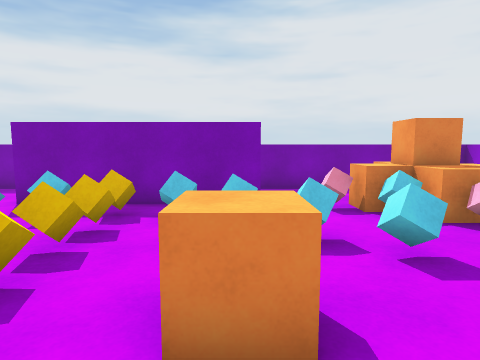
[1] (above)

24 first-person views from a walk through a 3-D level made in the Unity game engine. The camera is 1.4 m above the floor, tilts 6° down and sees 75° across. The floor is counted in squares, 1 m on a side. Each view is taken from the middle of a square. On the plan, view 1 faces up. The plan holds only what a view shows up to about 14 squares ahead; the rest is blank. The player is left out.

[2]
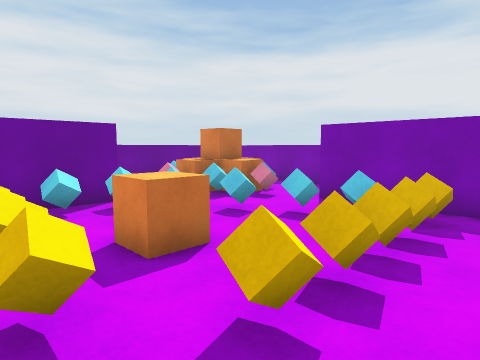

[3]
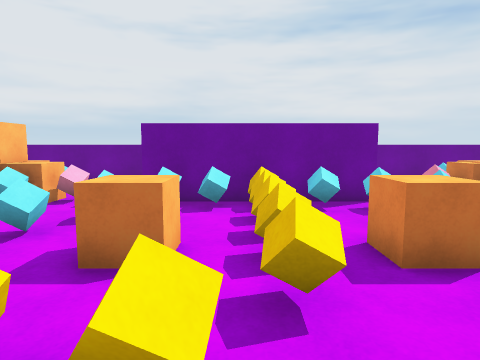

[4]
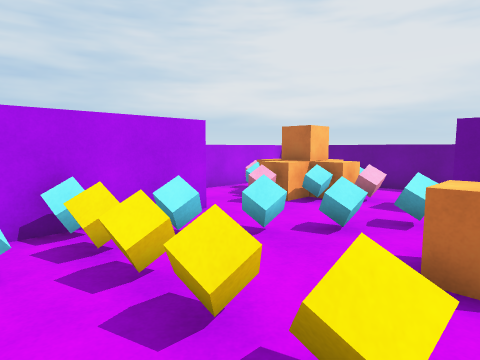

[5]
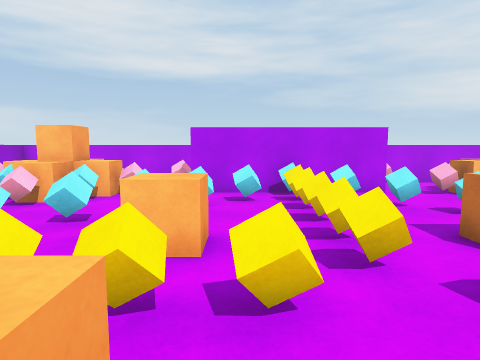

[6]
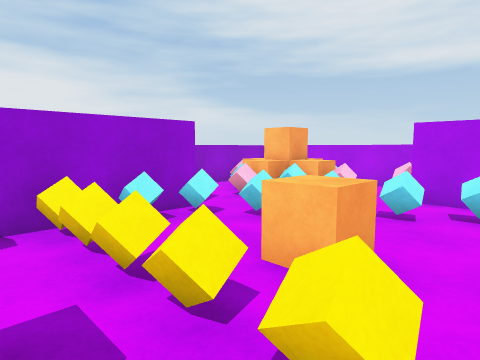

[7]
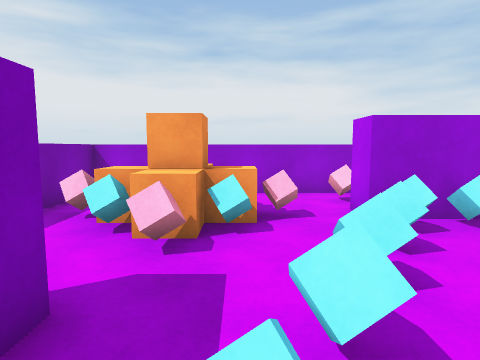

[8]
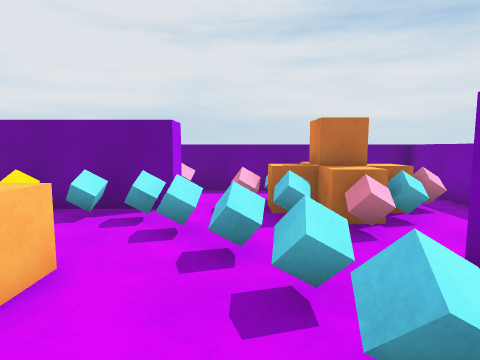

[9]
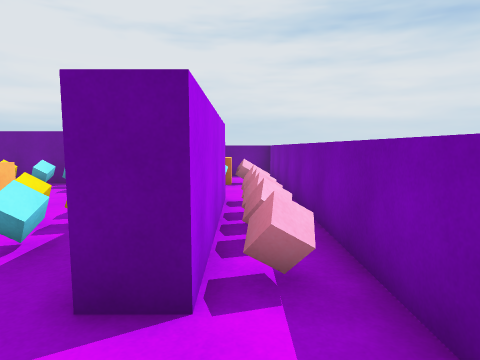

[10]
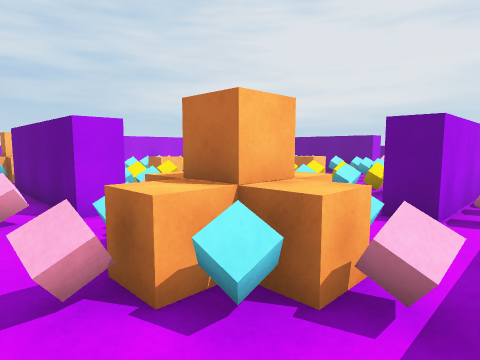

[11]
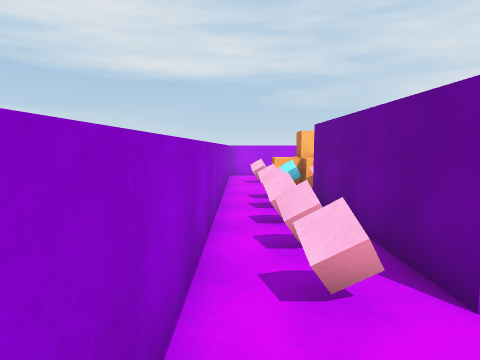

[12]
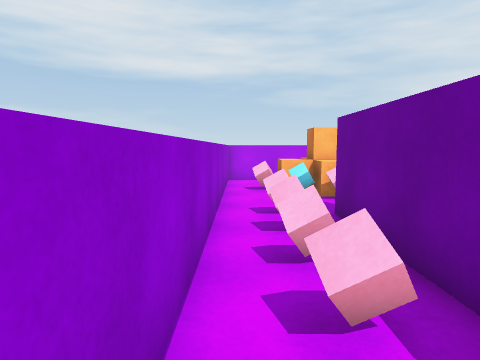

[13]
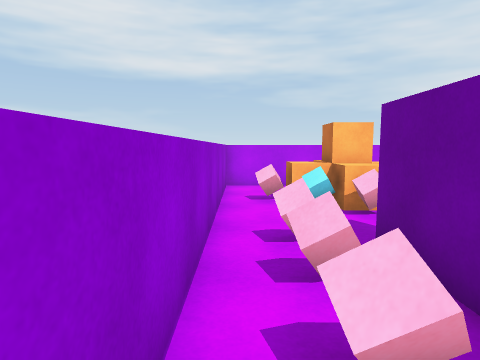

[14]
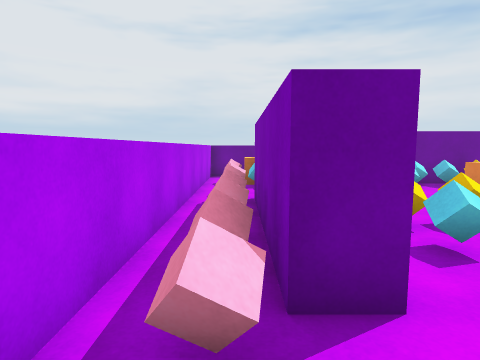

[15]
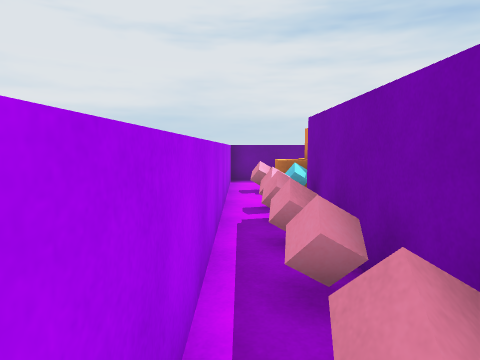

[16]
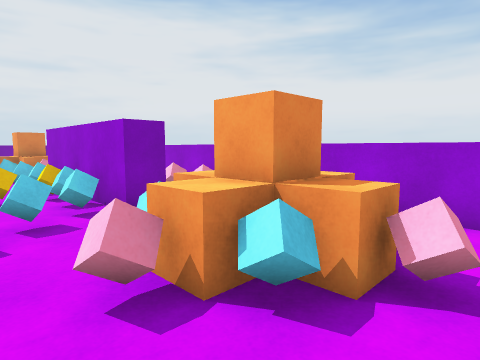

[17]
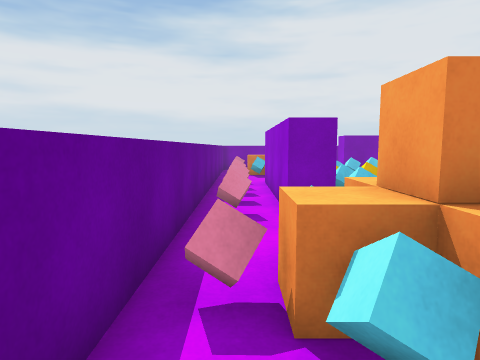

[18]
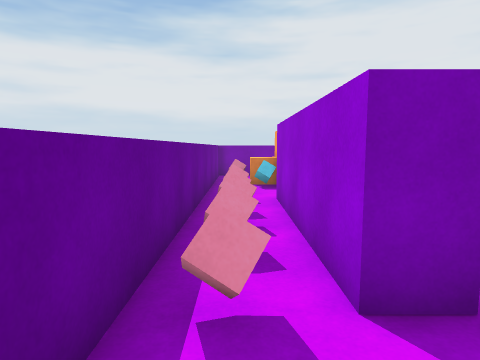

[19]
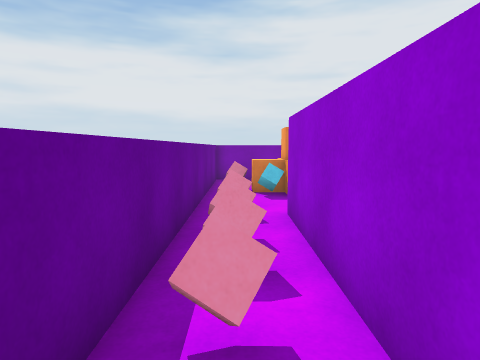

[20]
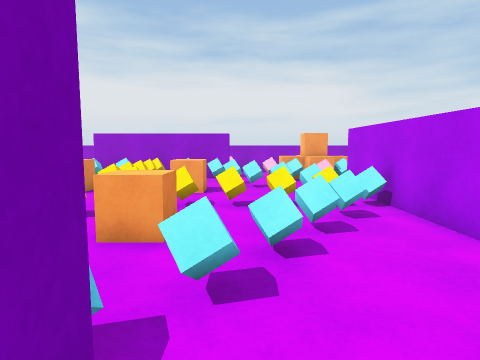

[21]
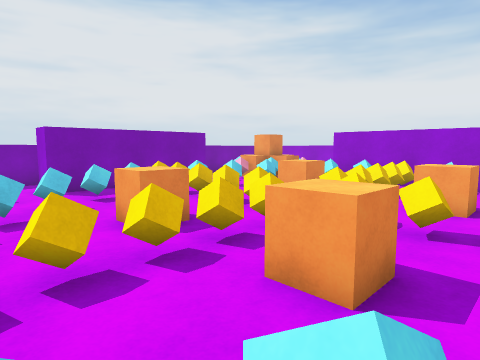

[22]
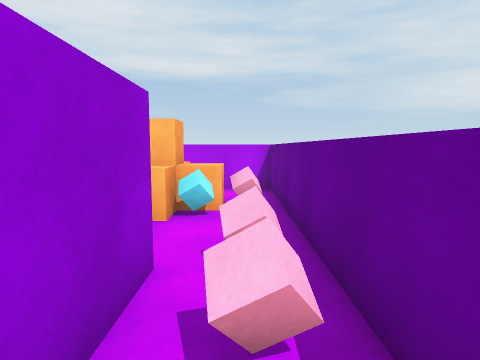

[23]
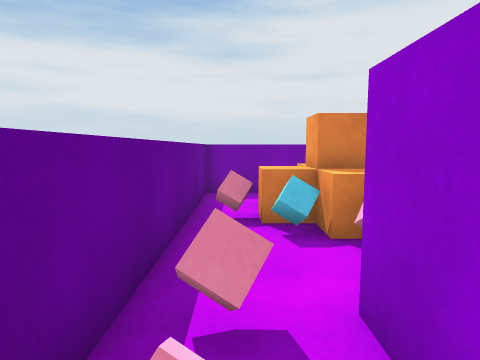

[24]
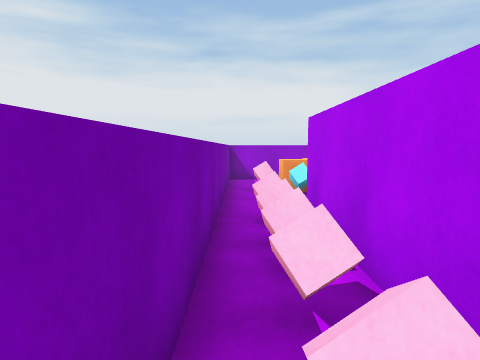

### Floor plan
Key: @ floor where view 1 was taken; # wall or solid block; . floor; ^ raised ledge; C cube; R orange cube; O other object.
Columns run from 12 left of view 1 to 8 right of it. Each row starts with its distance up from view 1.
 11 ^^^^^^^^^^^^^^^^^^^^^
 10 #...................#
  9 #..C...CC.CCC...C...#
  8 #. OC..######..CCC..#
  7 #COOOC........COOOC.#
  6 #.COC..CCC.C...COC..#
  5 #..C..C..C..CC..C...#
  4 #....C...C....C.....#
  3 #C##C..R.C..R..C##C.#
  2 #C##C..R.C..R..C##C.#
  1 #.##CCCCC..CCCCC##..#
  0 #C##.....C..@...##C.#
 -1 #C##C..R....R..C##C.#
 -2 #C##C..R.C..R..C##C.#
 -3 #....CC..C...CC.....#
 -4 #......C.C..C.......#
 -5 #..C....CC.C....CC..#
 -6 #CCOCC....C...CCOCC.#
 -7 #.COC..######..CO ..#
 -8 #..C..CC.CC.CC..C...#
 -9 #...................#
-10 #####################

Where each view was taken, in squares from view 1:
view 1: 0 up, 0 right, facing up
view 2: 0 up, 1 left, facing up-left
view 3: 0 up, 1 left, facing left
view 4: 1 down, 1 left, facing down-left
view 5: 3 up, 1 left, facing down
view 6: 2 up, 2 left, facing down-right
view 7: 6 up, 2 left, facing right
view 8: 5 up, 2 left, facing left
view 9: 9 up, 3 right, facing left
view 10: 10 up, 7 right, facing down-left
view 11: 6 up, 7 right, facing down
view 12: 4 up, 7 right, facing down
view 13: 2 up, 7 right, facing down
view 14: 8 down, 3 right, facing left
view 15: 9 down, 1 right, facing left
view 16: 9 down, 1 right, facing up-right
view 17: 9 down, 11 left, facing up
view 18: 5 down, 11 left, facing up
view 19: 3 down, 11 left, facing up
view 20: 3 down, 10 left, facing right
view 21: 3 down, 8 left, facing up-right
view 22: 1 up, 11 left, facing down
view 23: 1 up, 11 left, facing up
view 24: 10 up, 6 left, facing right
